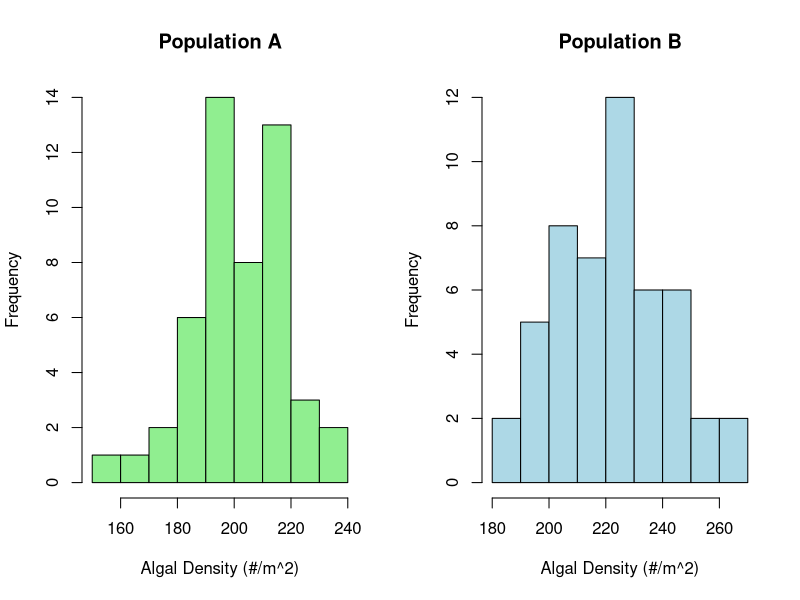
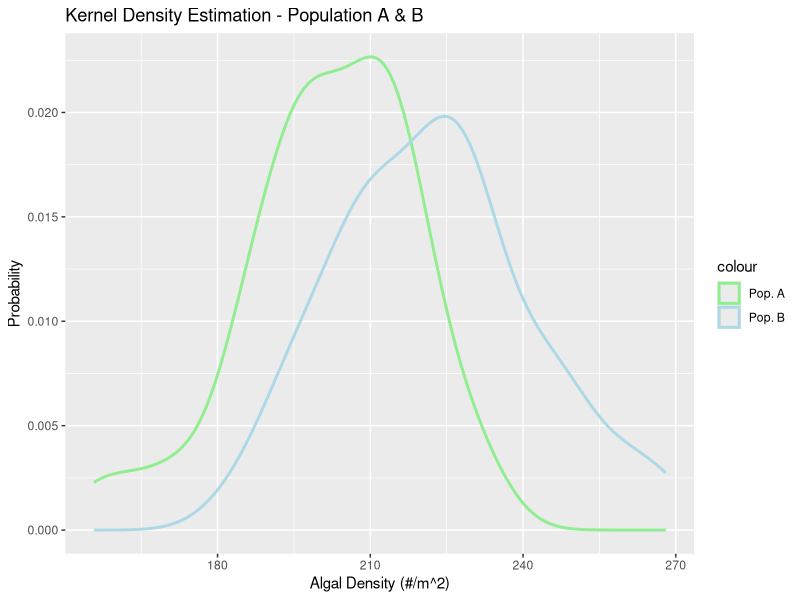
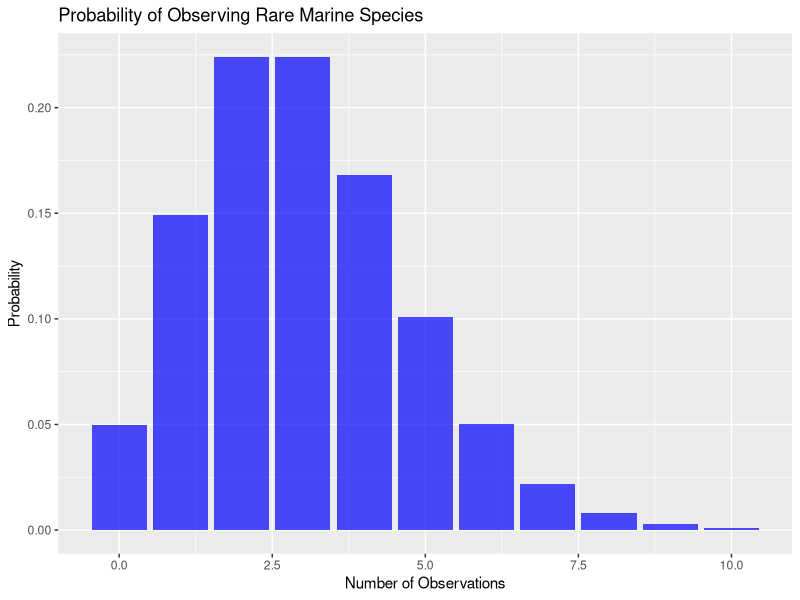
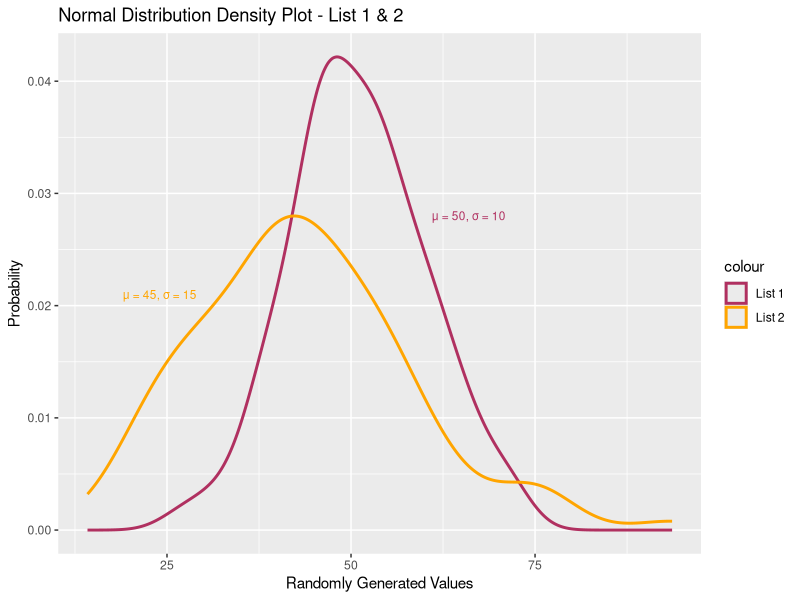

The R script that drew these images, in order:
## ---- chunk 1
# define experiment parameters
mean_a <- 200
mean_b <- 220
sd_a <- 20
sd_b <- 20
n1 = 50

# set the seed to make random processes reproducible
set.seed(1)

# generate random data at population a & b - normal distribution
pop_a <- rnorm(n1, mean = mean_a, sd = sd_a)
pop_b <- rnorm(n1, mean = mean_b, sd = sd_b)
## ---- chunk 2
# define 1x2 grid for plotting
par(mfrow = c(1, 2))

# plot histogram, identify outliers
hist_a <- hist(pop_a,
               main = "Population A",
               xlab = "Algal Density (#/m^2)",
               ylab = "Frequency",
               col = "lightgreen",
               border = "black")

hist_b <- hist(pop_b,
               main = "Population B",
               xlab = "Algal Density (#/m^2)",
               ylab = "Frequency",
               col = "lightblue",
               border = "black")
## ---- chunk 3
# reset plotting layout
par(mfrow = c(1, 1))
## ---- chunk 4
# import library
library(ggplot2)

# convert pop_a & pop_b into df so geom_density() will run
df_pop_a <- data.frame(pop_a)
df_pop_b <- data.frame(pop_b)

# plot population a & b together
ggplot() +
  geom_density(data = df_pop_a, aes(x = pop_a, color = "Pop. A"), linewidth = 1) +
  geom_density(data = df_pop_b, aes(x = pop_b, color = "Pop. B"), linewidth = 1) +
  labs(title = "Kernel Density Estimation - Population A & B", 
       x = "Algal Density (#/m^2)", 
       y = "Probability") +
  scale_color_manual(values = c("Pop. A" = "lightgreen", "Pop. B" = "lightblue"))
## ---- chunk 5
# define experiment parameters
prob_a = 0.7
prob_b = 0.5
n2 = 10

# 7/10 samples found within each population using binomial distribution
obs_a <- dbinom(7, size = n2, prob = prob_a)
obs_b <- dbinom(7, size = n2, prob = prob_b)

# round probability
probability_a <- round(100*obs_a, digits = 1)
probability_b <- round(100*obs_b, digits = 1)
## ---- chunk 6
# define experiment parameters
lambda = 3
x_axis <- 0:10

# define poisson distribution
p_x <- dpois(x_axis, lambda = lambda)

# visualize poisson distribution to check data
vis_p_x <- data.frame(observations = x_axis, prob = p_x)
ggplot(vis_p_x, aes(x = observations, y = prob)) +
  geom_bar(stat = "identity", fill = "blue", alpha = 0.7) +
  labs(title = "Probability of Observing Rare Marine Species", 
       x = "Number of Observations", 
       y = "Probability") 

# calculate p(5) & p(3 or fewer) using ppois summation function, convert to % and round
p_5 <- round(100*dpois(5, lambda), digits = 1)
p_3f <- round(100*ppois(3, lambda), digits = 1)
## ---- chunk 7
list1 <- c(44.40, 47.70, 65.59, 50.71, 51.29, 67.15, 54.61, 37.35, 43.13, 45.54, 62.24, 53.60, 54.01, 51.11, 44.44, 67.87, 54.98, 30.33, 57.01, 45.27, 39.32, 47.82, 39.74, 42.71, 43.75, 33.13, 58.38, 51.53, 38.62, 62.54, 54.26, 47.05, 58.95, 58.78, 58.22, 56.89, 55.54, 49.38, 46.94, 46.20, 43.05, 47.92, 37.35, 71.69, 62.08, 38.77, 45.97, 45.33, 57.80, 49.17, 52.53, 49.71, 49.57, 63.69, 47.74, 65.16, 34.51, 55.85, 51.24, 52.16, 53.80, 44.98, 46.67, 39.81, 39.28, 53.04, 54.48, 50.53, 59.22, 70.50, 45.09, 26.91, 60.06, 42.91, 43.12, 60.26, 47.15, 37.79, 51.81, 48.61, 50.06, 53.85, 46.29, 56.44, 47.80, 53.32, 60.97, 54.35, 46.74, 61.49, 59.94, 55.48, 52.39, 43.72, 63.61, 44.00, 71.87, 65.33, 47.64, 39.74)

list2 <- c(44.34, 48.85, 41.30, 39.79, 30.73, 44.32, 33.23, 19.98, 39.30, 58.78, 36.37, 54.12, 20.73, 44.17, 52.79, 49.52, 46.59, 35.39, 32.25, 29.64, 46.76, 30.79, 37.64, 41.16, 72.66, 35.22, 48.53, 46.17, 30.57, 43.93, 66.67, 51.77, 45.62, 38.66, 14.20, 61.97, 23.09, 56.10, 73.64, 23.34, 55.53, 41.07, 21.42, 22.28, 20.98, 37.04, 23.07, 55.32, 76.50, 25.69, 56.82, 56.54, 49.98, 29.87, 43.21, 40.79, 53.44, 39.41, 59.65, 39.38, 60.79, 29.26, 26.10, 93.62, 38.75, 49.47, 54.55, 37.74, 52.75, 50.53, 41.77, 45.98, 44.49, 76.93, 33.88, 28.56, 45.57, 49.66, 51.55, 38.12, 29.05, 63.95, 39.76, 32.02, 41.46, 42.04, 61.65, 46.27, 56.31, 37.51, 48.22, 40.13, 46.42, 31.57, 25.34, 74.96, 54.01, 26.23, 35.83, 27.22)
## ---- chunk 8
# create df to store list 1 & 2 for geom_density function
df_Q5 <- data.frame(list1= list1, list2 = list2)

# plot list1 & list 2 together
combo_plot <- ggplot() +
  geom_density(data = df_Q5, aes(x = list1, color = "List 1"), linewidth = 1) +
  geom_density(data = df_Q5, aes(x = list2, color = "List 2"), linewidth = 1) +
  labs(title = "Normal Distribution Density Plot - List 1 & 2", 
       x = "Randomly Generated Values", 
       y = "Probability") +
  scale_color_manual(values = c("List 1" = "maroon", "List 2" = "orange"))

# adding annotations
combo_plot + 
  geom_text(aes(x = 66, y = 0.028, label = "μ = 50, σ = 10"), color = "maroon", size = 3) +
  geom_text(aes(x = 24, y = 0.021, label = "μ = 45, σ = 15"), color = "orange", size = 3)
